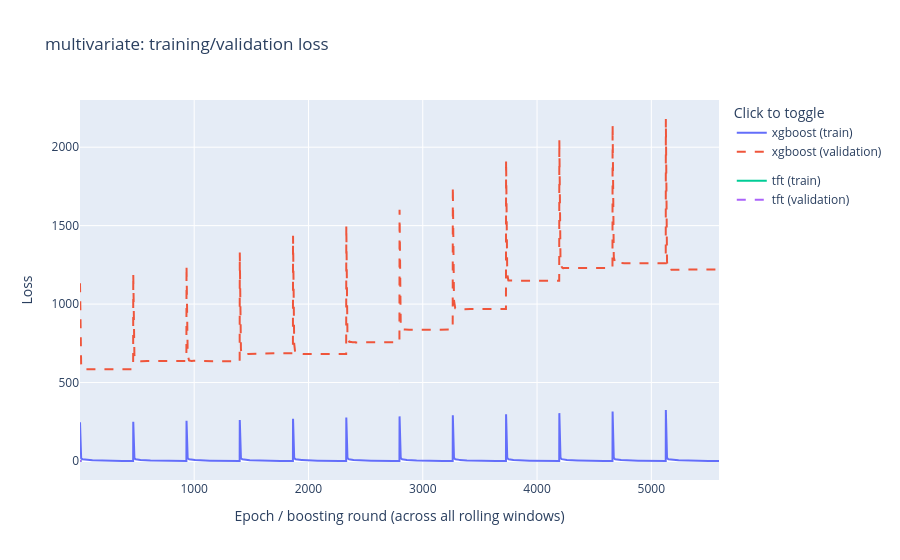

Notebook code for this chart:
### Markdown cell above
**Trainings-/Validierungsverlust (Experiment 2):** verfügbar für XGBoost (Boosting-Runden-RMSE, ein zurückgehaltener Streifen der jeweils aktuellen `fit_data` dient nur der Verlustmessung) und TFT (Verlust je Epoche). SARIMAX hat keinen vergleichbaren Verlaufswert.

### Code cell
multivariate_loss_fig = compare_loss_curves(multivariate_results, 'multivariate')
if multivariate_loss_fig is not None: display(multivariate_loss_fig)
else: print('Kein Modell in Experiment 2 mit verfuegbarer Verlustkurve.')

### Figure 1 — Plotly figure (JSON) as saved in the notebook; plotly's stock layout.template omitted (floating-point values rounded to 4 significant figures; data arrays with more than 128 entries replaced by an {"elided": "..."} marker saying what was removed)
{"data": [{"legendgroup": "xgboost", "mode": "lines", "name": "xgboost (train)", "type": "scatter", "x": {"elided": "5592 int values"}, "y": {"elided": "5592 float values"}}, {"legendgroup": "xgboost", "line": {"dash": "dash"}, "mode": "lines", "name": "xgboost (validation)", "type": "scatter", "x": {"elided": "5592 int values"}, "y": {"elided": "5592 float values"}}, {"legendgroup": "tft", "mode": "lines", "name": "tft (train)", "type": "scatter", "x": [1, 2, 3, 4, 5, 6, 7, 8, 9, 10, 11, 12, 13, 14], "y": [0.4691, 0.04603, 0.02608, 0.02035, 0.01468, 0.01212, 0.01408, 0.01019, 0.0111, 0.01852, 0.02402, 0.02154, 0.01512, 0.01493]}, {"legendgroup": "tft", "line": {"dash": "dash"}, "mode": "lines", "name": "tft (validation)", "type": "scatter", "x": [1, 2, 3, 4, 5, 6, 7, 8, 9, 10, 11, 12, 13, 14], "y": [0.332, 0.1698, 0.1399, 0.1371, 0.1216, 0.1392, 0.1818, 0.1755, 0.2257, 0.3203, 0.3685, 0.2836, 0.2623, 0.1919]}], "layout": {"legend": {"title": {"text": "Click to toggle"}}, "title": {"text": "multivariate: training/validation loss"}, "xaxis": {"title": {"text": "Epoch / boosting round (across all rolling windows)"}}, "yaxis": {"title": {"text": "Loss"}}}}
